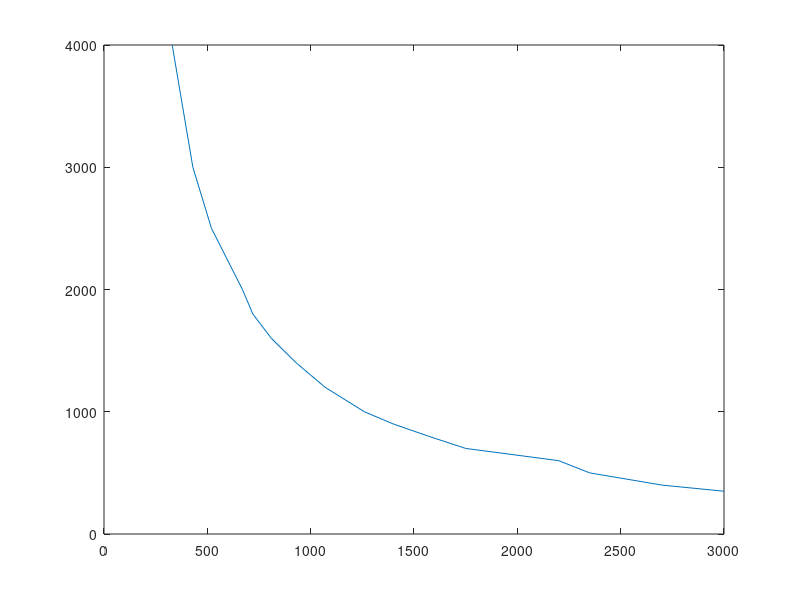

This chart was generated by the following MATLAB code:
%From Datasheet Characteristics Chart
distance = [3.5,   4,    5,   6,    7,    8,   9,   10,   12,   14,   16,   18,   20,   25,   30,   35,   40];
voltage  = [  3, 2.7, 2.35, 2.2, 1.75, 1.57, 1.4, 1.26, 1.07, 0.93, 0.81, 0.72, 0.67, 0.52, 0.43, 0.38, 0.33];

d_10minus4m = distance .* 100;
voltage_mV = voltage .*1000;

plot(voltage_mV,d_10minus4m);